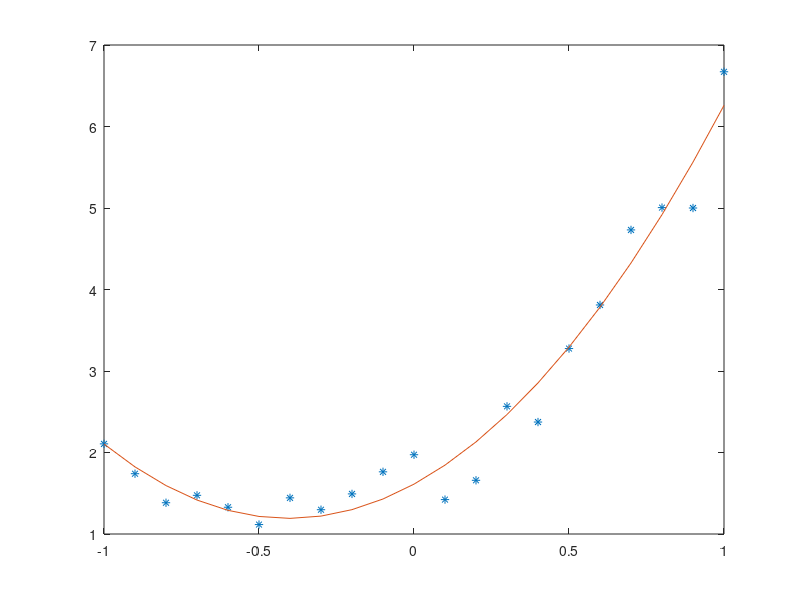

MATLAB code for this plot:
% MÉTODO MÍNIMOS QUADRADOS
format short
x = [-1:0.1:1];
%y = 3*x.^2+2*x+1 + rand(size(x))  
y=[2.105798273250228   1.739697464523194   1.383591370975106   1.474579995857626   1.328372912066496   1.115816176838171  1.443504640848813   1.297896379614169   1.491980385554245   1.762853570278820   1.972740854003014   1.422028349427775   1.658874202829155   2.566266337082995   2.373820026774865   3.275404403859336   3.810344218392864   4.731139811393332 5.004853333552102   5   6.671431139674026];

A = [sum(x.*x.*x.*x) sum(x.*x.*x) sum(x.*x); sum(x.*x.*x) sum(x.*x) sum(x); sum(x.*x) sum(x) sum(size(x,2))];
B = [sum(x.*x.*y); sum(x.*y);sum(y)];
sol = A\B;
a = sol(1,1);
b = sol(2,1);
c = sol(3,1);


plot(x,y,'*', x, a*x.^2+b*x+c)

yi = a*x.^2+b*x+c;
erro = sum((y - yi).^2) %f(a,b,c) = sum(y-yi)^2
